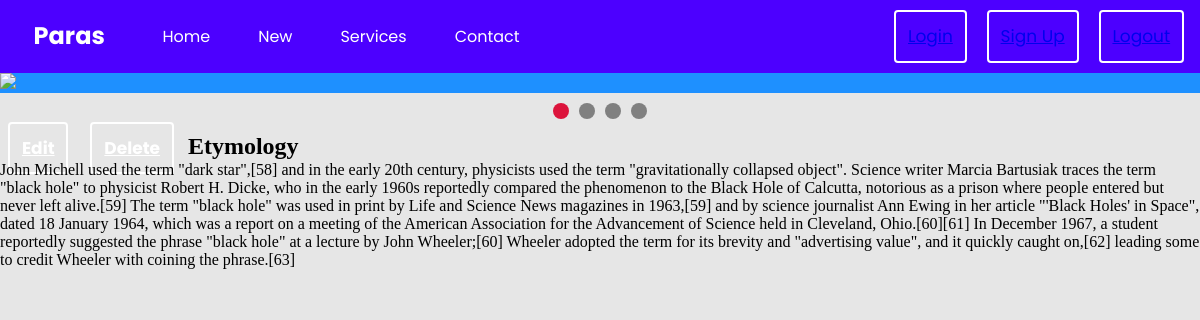
Page /post/2/ (signed in) on the committed database.
### myapp/models.py (models this page shows, shortened)
class Post(models.Model):
    author=models.ForeignKey(settings.AUTH_USER_MODEL,on_delete=models.CASCADE)
    title=models.CharField(max_length=200)
    text=models.TextField()
    created_at=models.DateTimeField(default=timezone.now)
    published_date=models.DateTimeField(blank=True,null=True)

### myapp/views.py (the view)
# urls.py: path('post/<int:pk>/',views.post_detail,name='post_detail'),
@login_required(login_url='/account/login')
def post_detail(request,pk):
    post=get_object_or_404(Post,pk=pk)
    return render(request,'post_detail.html',{'post':post})

### myapp/templates/post_detail.html (shortened to what this page needs)
{%extends 'base.html'%}
{%block content%}
<h2>
    <a class="btn btn-default" href="{% url 'post_edit' pk=post.pk %}">Edit</a>
    <a class="btn btn-default" href="{% url 'post_remove' pk=post.pk %}">Delete</a>
    {{post.title}}
</h2>
<p>{{post.text}}</p>
{%endblock%}

### myapp/templates/base.html (style rules this page uses)
* { margin: 0; padding: 0; box-sizing: border-box; }
.btn { padding: 0.7em; font-family: 'Poppins', sans-serif; background: none; border: 2.4px solid white!important; border: none; color: white; font-size: 17px; margin: 0.1rem 0.5rem; overflow: hidden; outline: none; border-radius: 4px; cursor: pointer; }
body { background:#e6e6e6; }

### rows in the picture
Post: title "Etymology", text "John Michell used the term \"dark star\",[58] and in the early 20th century, physicists used the term \"gravitationally collapsed object\". Science writer Marcia Bartusiak traces the term \"black hole\" to physicist Robert H. Dicke, who in the early 1960s reportedly compared the phenomenon to the Black Hole of Calcutta, notorious as a prison where people entered but never left alive.[59] The term \"black hole\" was used in print by Life and Science News magazines in 1963,[59] and by science journalist Ann Ewing in her article \"'Black Holes' in Space\", dated 18 January 1964, which was a report on a meeting of the American Association for the Advancement of Science held in Cleveland, Ohio.[60][61] In…"
